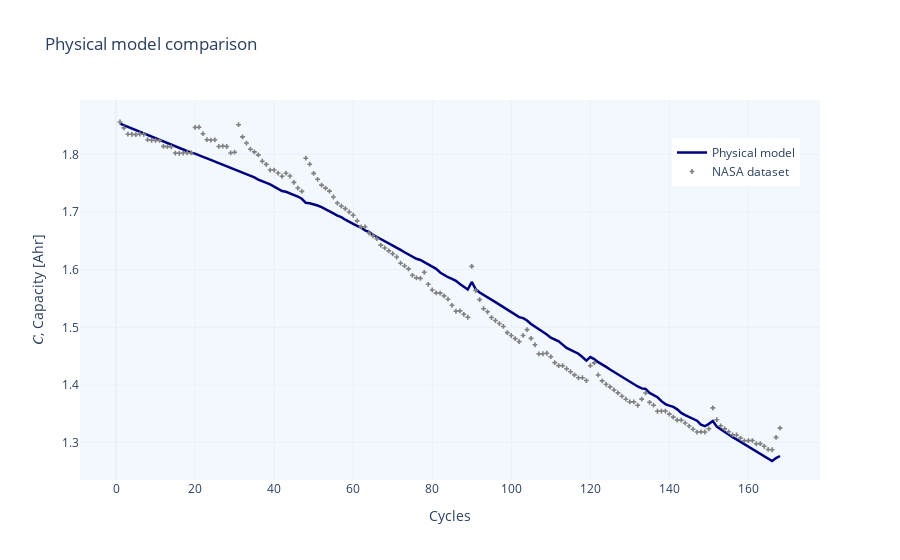

Write notebook code for a chart like this one.
### Code cell
fig = go.Figure()

fig.add_trace(go.Scatter(x=dfb.index, 
                         y=dfb['C. Capacity'],
                         mode='lines',
                         name='Physical model',
                         line=dict(color='navy', 
                                   width=2.5,
                                   )))

fig.add_trace(go.Scatter(x=dfb.index, 
                         y=dfb['Capacity'],
                         mode='markers',
                         marker=dict(
                              size=4,
                              color='grey',
                              symbol='cross'
                                 ),
                         name='NASA dataset',
                         line_color='navy'))
fig.update_layout(
    title="Physical model comparison ",
    xaxis_title="Cycles",
    yaxis_title="𝐶, Capacity [Ahr]")

fig.update_layout(legend=dict(
    yanchor="top",
    y=0.9,
    xanchor="left",
    x=0.8
))

fig.update_layout({'plot_bgcolor': '#f2f8fd',
                  'paper_bgcolor': 'white',}, 
                   template='plotly_white')

### Figure 1 — Plotly figure (JSON) as saved in the notebook; plotly's stock layout.template omitted (floating-point values rounded to 4 significant figures; data arrays with more than 128 entries replaced by an {"elided": "..."} marker saying what was removed)
{"data": [{"line": {"color": "navy", "width": 2.5}, "mode": "lines", "name": "Physical model", "type": "scatter", "x": {"elided": "168 int values"}, "y": {"elided": "168 float values"}}, {"line": {"color": "navy"}, "marker": {"color": "grey", "size": 4, "symbol": "cross"}, "mode": "markers", "name": "NASA dataset", "type": "scatter", "x": {"elided": "168 int values"}, "y": {"elided": "168 float values"}}], "layout": {"legend": {"x": 0.8, "xanchor": "left", "y": 0.9, "yanchor": "top"}, "paper_bgcolor": "white", "plot_bgcolor": "#f2f8fd", "title": {"text": "Physical model comparison "}, "xaxis": {"title": {"text": "Cycles"}}, "yaxis": {"title": {"text": "𝐶, Capacity [Ahr]"}}}}
